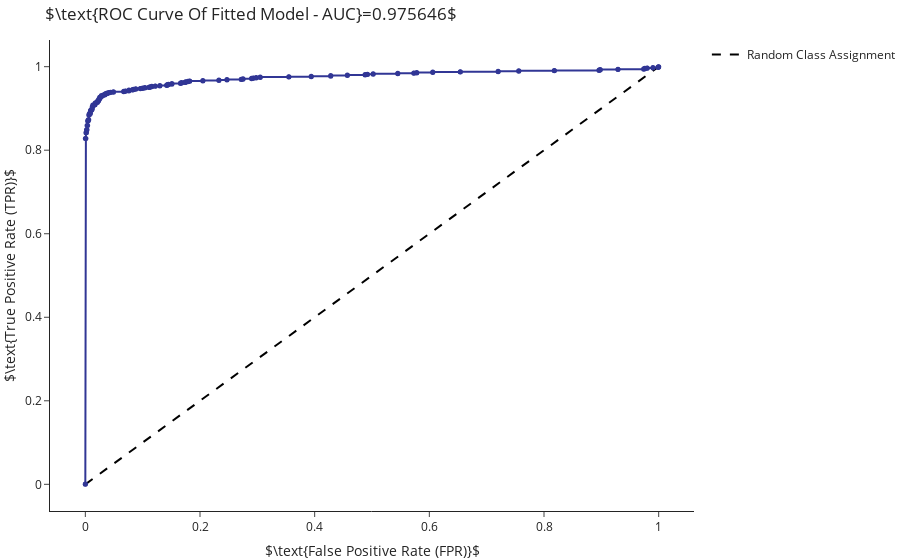

The cell this chart's notebook holds for it:
### Markdown cell above
Based on the confusion matrix (calculated for a given threshold) we are able to define different measures of performance for the classifier. If for example, we want to ask what is the classifier's accuracy we will look at the fraction of correcly classified samples, that is, $Accuracy=TP+TN/(P+N)$.

Similarly, we can define many other useful measures. Two measures that are commonly used in the field of computer science are:
- False Positive Rate: the fraction of false-positives out of all positives: $FPR=FP/N$. This measure describes how unsuccessful the classifier is in specifying negative labels.
- True Positive Rate (sensitivity): the fraction true-positives out of all positives: $TPR=TP/P$. This measure describes how successful the classifier is in specifying positive labels.

These two measures are then combined into a single graph - the ROC curve. In this grahp, each point represents a threshold that yielded a pait of $(FPR,TPR)$. It can help us evaluate the classifiers performance in classifying positive samples and determine the optimal threshold value.

Another use of the ROC curve is to calculate further summary statistics such as the Area Under Curve (AUC). Given randomly chosen positive an negative samples, the AUC equals to the probability that the classifier will output a higher probability of assignment to class $1$ for the positive sample compared to the negative sample.

### Code cell
from sklearn.metrics import roc_curve, auc
fpr, tpr, thresholds = roc_curve(y, y_prob)

go.Figure(
    data=[go.Scatter(x=[0,1], y=[0,1], mode="lines", line=dict(color="black", dash='dash'), name="Random Class Assignment"),
          go.Scatter(x=fpr, y=tpr, mode='markers+lines',text=thresholds, name="", showlegend=False, marker_size=5, marker_color=c[1][1],
                     hovertemplate="<b>Threshold:</b>%{text:.3f}<br>FPR: %{x:.3f}<br>TPR: %{y:.3f}")],
    layout=go.Layout(title=rf"$\text{{ROC Curve Of Fitted Model - AUC}}={auc(fpr, tpr):.6f}$", 
                                 xaxis=dict(title=r"$\text{False Positive Rate (FPR)}$"),
                                 yaxis=dict(title=r"$\text{True Positive Rate (TPR)}$")))

### Figure 1 — Plotly figure (JSON) as saved in the notebook; plotly's stock layout.template omitted (floating-point values rounded to 4 significant figures; data arrays with more than 128 entries replaced by an {"elided": "..."} marker saying what was removed)
{"data": [{"line": {"color": "black", "dash": "dash"}, "mode": "lines", "name": "Random Class Assignment", "type": "scatter", "x": [0, 1], "y": [0, 1]}, {"hovertemplate": "<b>Threshold:</b>%{text:.3f}<br>FPR: %{x:.3f}<br>TPR: %{y:.3f}", "marker": {"color": "rgb(49,54,149)", "size": 5}, "mode": "markers+lines", "name": "", "showlegend": false, "text": {"elided": "177 str values"}, "type": "scatter", "x": {"elided": "177 float values"}, "y": {"elided": "177 float values"}}], "layout": {"title": {"text": "$\\text{ROC Curve Of Fitted Model - AUC}=0.975646$"}, "xaxis": {"title": {"text": "$\\text{False Positive Rate (FPR)}$"}}, "yaxis": {"title": {"text": "$\\text{True Positive Rate (TPR)}$"}}}}
